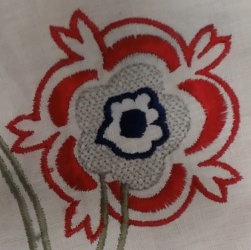
#> input picture Feature Matching/Feature matching/1.jpg, 251 x 250 px
$ python Subtractor.py
#> lines starting #> are read from the running program, lines starting #| are printed output that depends on the picture
import cv2
import numpy as np

img1 = cv2.imread("1.jpg")
#> img1 is the input picture: shape (250, 251, 3); mean B, G, R 97, 101.7, 127.2
img2 = cv2.imread("2.jpg")
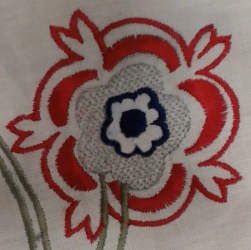
#> input picture Feature Matching/Feature matching/2.jpg, 251 x 250 px
#> img2 is the input picture: shape (250, 251, 3); mean B, G, R 97.1, 101.9, 127.4

img1b = cv2.cvtColor(img1, cv2.COLOR_BGR2GRAY)
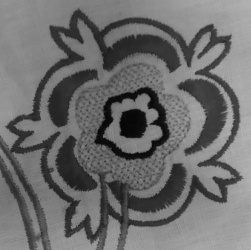
#> img1b: shape (250, 251); min 1, max 180, mean 108.8
img2b = cv2.cvtColor(img2, cv2.COLOR_BGR2GRAY)

img3 =img1b-img2b
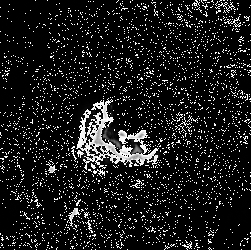
#> img3: shape (250, 251); min 0, max 255, mean 27.7
cv2.imshow("match",img3)
